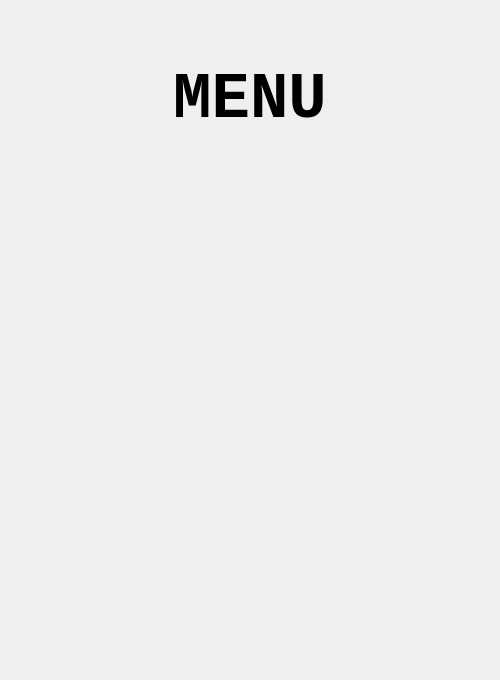
<?xml version="1.0" encoding="UTF-8"?>
<ui version="4.0">
 <class>menuwindow</class>
 <widget class="QWidget" name="menuwindow">
  <property name="geometry">
   <rect>
    <x>0</x>
    <y>0</y>
    <width>500</width>
    <height>680</height>
   </rect>
  </property>
  <property name="windowTitle">
   <string>MENU</string>
  </property>
  <widget class="QLabel" name="label">
   <property name="geometry">
    <rect>
     <x>100</x>
     <y>50</y>
     <width>300</width>
     <height>100</height>
    </rect>
   </property>
   <property name="font">
    <font>
     <family>Courier New</family>
     <pointsize>48</pointsize>
     <weight>75</weight>
     <bold>true</bold>
    </font>
   </property>
   <property name="text">
    <string>MENU</string>
   </property>
   <property name="alignment">
    <set>Qt::AlignCenter</set>
   </property>
  </widget>
  <widget class="QPushButton" name="keepgoing">
   <property name="geometry">
    <rect>
     <x>100</x>
     <y>200</y>
     <width>300</width>
     <height>100</height>
    </rect>
   </property>
   <property name="focusPolicy">
    <enum>Qt::NoFocus</enum>
   </property>
   <property name="styleSheet">
    <string notr="true">background-image: url(:/keepgoing.png);</string>
   </property>
   <property name="text">
    <string/>
   </property>
   <property name="flat">
    <bool>true</bool>
   </property>
  </widget>
  <widget class="QPushButton" name="newgame">
   <property name="geometry">
    <rect>
     <x>100</x>
     <y>400</y>
     <width>300</width>
     <height>100</height>
    </rect>
   </property>
   <property name="focusPolicy">
    <enum>Qt::NoFocus</enum>
   </property>
   <property name="styleSheet">
    <string notr="true">background-image: url(:/newgame.png);</string>
   </property>
   <property name="text">
    <string/>
   </property>
   <property name="flat">
    <bool>true</bool>
   </property>
  </widget>
 </widget>
 <resources/>
 <connections/>
</ui>
